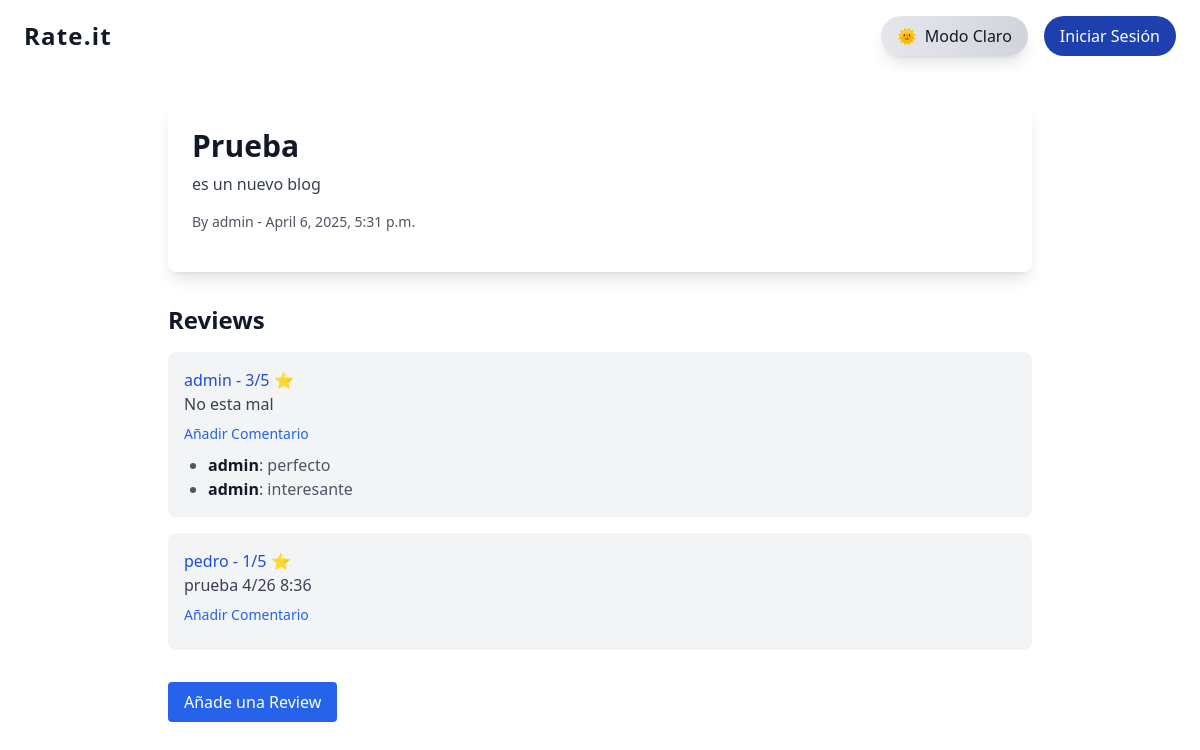
Page /blog/1/ on the committed database.
### blogapp/models.py (models this page shows, shortened)
class Blog(models.Model):
    title = models.CharField(max_length=200)
    content = HTMLField()
    author = models.ForeignKey(User, on_delete=models.CASCADE)
    created_at = models.DateTimeField(auto_now_add=True)
    is_deleted = models.BooleanField(default=False)
    cover_image = models.ImageField(upload_to='covers/', blank=True, null=True,validators=[dimension_imagen])
    objects = BlogManager()
    all_objects = models.Manager()

class Review(models.Model):
    blog = models.ForeignKey(Blog, on_delete=models.CASCADE, related_name='reviews')
    reviewer = models.ForeignKey(User, on_delete=models.CASCADE)
    rating = models.IntegerField(validators=[MinValueValidator(1), MaxValueValidator(5)])
    comment = models.TextField()
    created_at = models.DateTimeField(auto_now_add=True)
    class Meta:
        unique_together = ('blog', 'reviewer')

class Comment(models.Model):
    review = models.ForeignKey(Review, on_delete=models.CASCADE, related_name='comments')
    commenter = models.ForeignKey(User, on_delete=models.CASCADE)
    content = models.TextField()
    created_at = models.DateTimeField(auto_now_add=True)

### blogapp/views.py (the view)
# urls.py: path('blog/<int:pk>/', BlogDetailView.as_view(), name='blog_detail'),
class BlogDetailView(DetailView):
    model = Blog
    template_name = 'blogapp/blog_detail.html'

### blogapp/models.py (called while the page is built)
    def get_queryset(self):
        return super().get_queryset().filter(is_deleted=False)

### blogapp/templates/blogapp/blog_detail.html (shortened to what this page needs)
{% extends 'base.html' %}
{% block content %}
  <article class="bg-white dark:bg-gray-900 p-6 rounded-lg shadow-lg transition-all duration-700 ease-in-out dark:text-white text-gray-900 animate-fade-in">
    <h1 class="text-3xl font-bold mb-2">{{ object.title }}</h1>
    <p class="text-gray-700 dark:text-gray-300 mb-4">{{ object.content }}</p>
    <p class="text-sm text-gray-600 dark:text-gray-500 mb-4">By {{ object.author.username }} - {{ object.created_at }}</p>
  </article>
  <section class="mt-8">
    <h2 class="text-2xl font-semibold mb-4">Reviews</h2>
    {% for review in object.reviews.all %}
      <div class="bg-gray-100 dark:bg-gray-800 p-4 rounded-lg mb-4 transition-all duration-700 ease-in-out dark:text-white text-gray-900 animate-fade-in">
        <p class="text-blue-700 dark:text-blue-300 font-medium">{{ review.reviewer.username }} - {{ review.rating }}/5 ⭐</p>
        <p class="text-gray-700 dark:text-gray-300">{{ review.comment }}</p>
        <a href="{% url 'blogapp:add_comment' blog_pk=object.pk review_pk=review.pk %}" class="text-sm text-blue-600 dark:text-blue-400 hover:text-blue-500 dark:hover:text-blue-300 mt-2 inline-block">Añadir Comentario</a>
        <ul class="mt-2 list-disc ml-6 text-gray-600 dark:text-gray-400">
          {% for comment in review.comments.all %}
            <li><span class="font-semibold text-gray-900 dark:text-white">{{ comment.commenter.username }}</span>: {{ comment.content }}</li>
          {% endfor %}
        </ul>
      </div>
    {% empty %}
      <p class="text-gray-400">No reviews yet. Be the first to add one.</p>
    {% endfor %}
    <a href="{% url 'blogapp:add_review' object.pk %}" class="mt-4 inline-block bg-blue-600 hover:bg-blue-700 text-white px-4 py-2 rounded transition-colors">Añade una Review</a>
  </section>
{% endblock %}

### blogapp/templates/blogapp/base.html (style rules this page uses)
html { background-color: white; }
html { transition: background-color 0.5s ease-in-out; }
html, body { height: 100%; scroll-behavior: smooth; transition: background-color 0.5s ease-in-out; }
.animate-fade-in { animation: fade-in 0.6s ease-out; will-change: opacity, transform; }

### rows in the picture
Blog: title "Prueba", content "es un nuevo blog", author.username "admin", created_at "April 6, 2025, 5:31 p.m."
Review: reviewer.username "admin", rating "3", comment "No esta mal"
Comment: commenter.username "admin", content "perfecto"
Comment: commenter.username "admin", content "interesante"
Review: reviewer.username "pedro", rating "1", comment "prueba 4/26 8:36"
